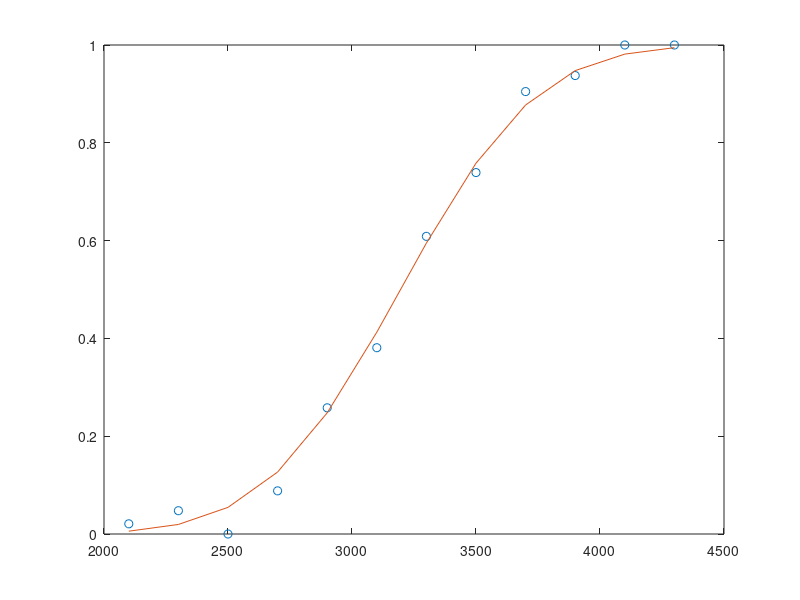

Recreate this plot in MATLAB.
x = [2100 2300 2500 2700 2900 3100 3300 3500 3700 3900 4100 4300]';
n = [48 42 31 34 31 21 23 23 21 16 17 21]';
y = [1 2 0 3 8 8 14 17 19 15 17 21]';
b = glmfit(x, [y n], 'binomial', 'link', 'probit');
yfit = glmval(b, x, 'probit', 'size', n);
plot(x, y./n, 'o', x, yfit./n, '-')